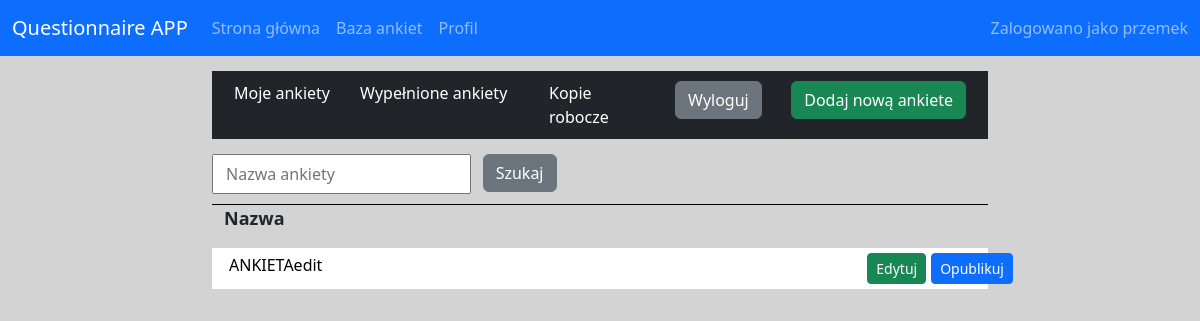
The app's page /profile/notPublicQuestionnaire (signed in), older data.
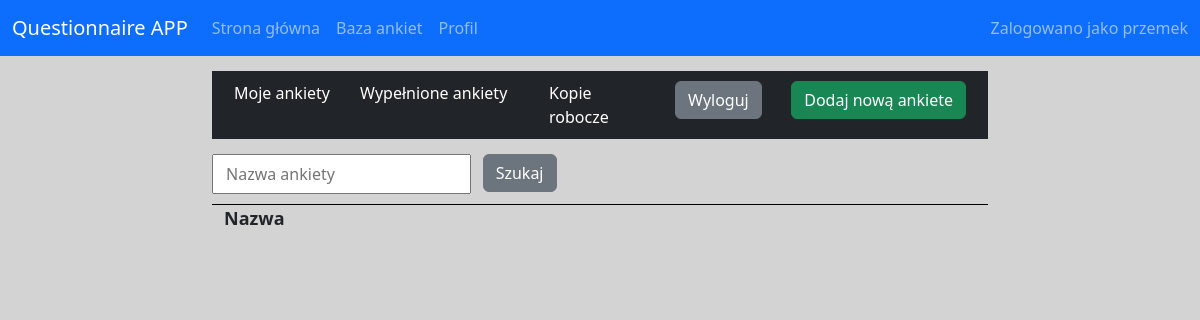
The same page, newer data.
### main/models.py (models this page shows, shortened)
class Questionnaire(models.Model):
    text = models.CharField(max_length=50)
    questions = models.ManyToManyField(Question, blank=True)
    owner = models.ForeignKey(User, on_delete=models.SET_NULL, null=True)
    public = models.BooleanField(null=True, default=False)
    publicResults = models.BooleanField(null=True, blank=True)
    password = models.CharField(max_length=200, blank=True, null=True)
    date = models.DateField(auto_now_add=True, null=True)
    active = models.BooleanField(null=True, default=True)

### main/views.py (the view)
# urls.py: path('profile/notPublicQuestionnaire', views.notPublicQuestionnaire, name='notPublicQuestionnaire'),
def notPublicQuestionnaire(request):
    if request.method == 'POST' and 'public' in request.POST:
        id = request.POST.get('public')
        questionnaire = Questionnaire.objects.get(id=id)
        questionnaire.public = True
        questionnaire.save()
    questionnaires = Questionnaire.objects.filter(owner=request.user, public=False)
    Myfilter = QuestionnairesFilter(request.GET, queryset=questionnaires)
    questionnaires = Myfilter.qs
    context = {'questionnaires': questionnaires, 'Myfilter': Myfilter}
    return render(request, 'notPublicQuestionnaire.html', context)

### main/templates/main/notPublicQuestionnaire.html (shortened to what this page needs)
{% extends 'profile.html' %}
{% block data %}
<form method="get" action="">
        <div class="row" style="margin-top: 15px;">
            {{Myfilter.form.text}}
            <div class="col-2">
                <button type="submit" class="btn btn-secondary">Szukaj</button>
            </div>
        </div>
        <div class="row" style="border-bottom: 1px solid #000; margin-top: 10px;"></div>
</form>
<div class="row">
        <div class="col-4"><p class="atr1">Nazwa</p></div>
    </div>
    {% for questionnaire in questionnaires %}
        <div class="row" style="background-color:white;padding:5px;border-bottom:4px solid #D3D3D3">
            <div class="col-xl-10 col-7 text-truncate"><a class="Qprofile" href="{% url 'editQuestionnaire' questionnaire.id %}" >{{questionnaire.text}}</a></div>
            <div class="col-xl-1 col-2 text-end">
                <a href="{% url 'questionnaireCreate' questionnaire.id %}" class="btn btn-success btn-sm">Edytuj</a>
            </div>
            <div class="col-xl-1 col-2 text-end">
                <form method="post" action="">
                    <button type="submit" name="public" class="btn btn-primary btn-sm" value={{questionnaire.id}}>Opublikuj</button>
                </form>
            </div>
        </div>
    {% endfor %}
</div>
{% endblock %}

Row changes from the older to the newer data that the page shows:
removed Questionnaire: text "ANKIETAedit", {{ questionnaire.id }} 54 (drawn)
